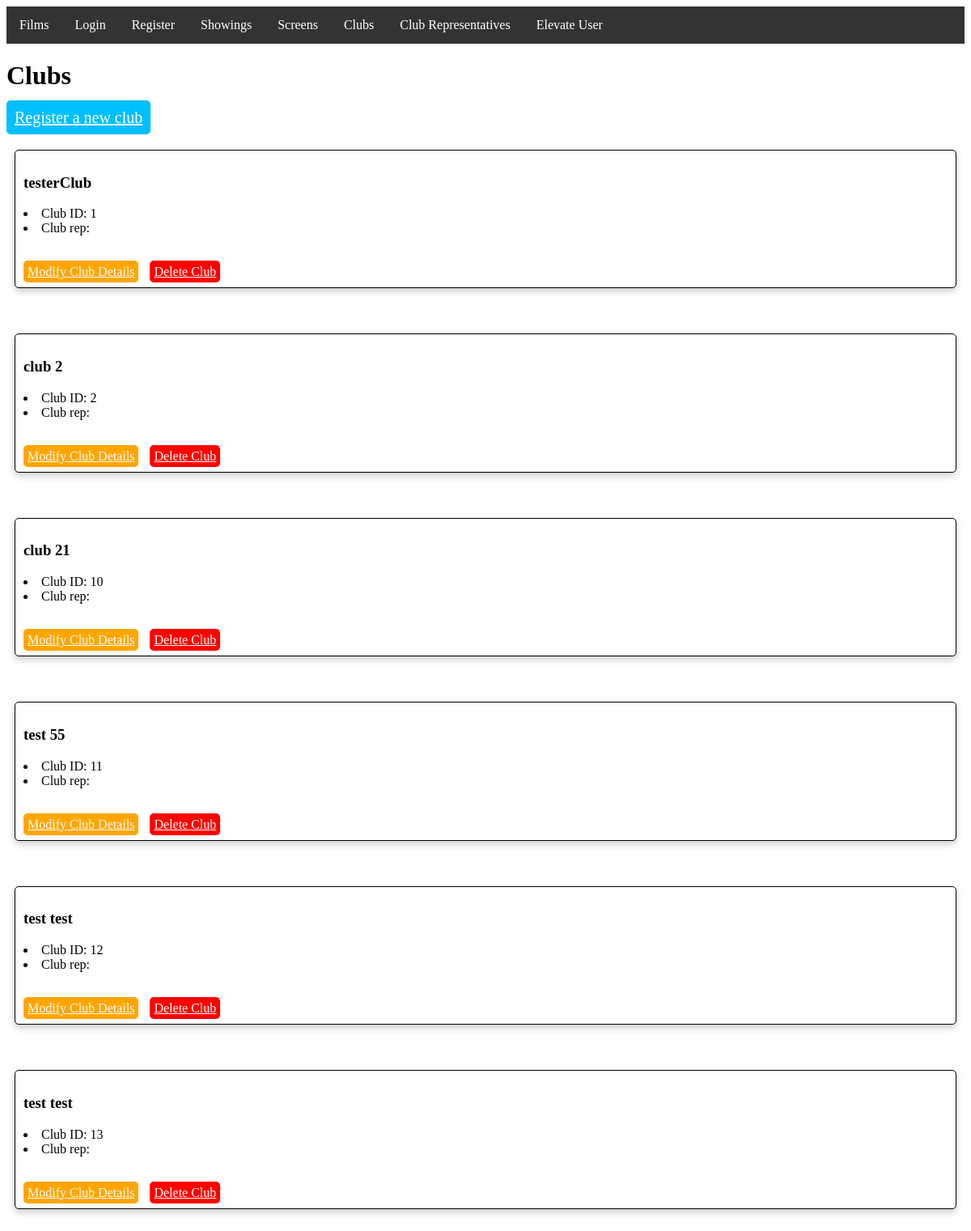
Page /clubs/ on the committed database.
### UWEFlix/models.py (models this page shows, shortened)
class Club(models.Model):
    address = models.ForeignKey(Address, on_delete=models.CASCADE, null=True)
    contact_details = models.ForeignKey(ContactDetails, on_delete=models.CASCADE, null=True)
    club_name = models.CharField(max_length=255)

### UWEFlix/views.py (the view)
# urls.py: path('clubs/', views.show_clubs, name='clubs'),
def show_clubs(request):
    queryset = Club.objects.all()
    return render(request, 'UWEFlix/clubs.html', {
        'clubs': list(queryset)
    })

### UWEFlix/templates/UWEFlix/clubs.html (shortened to what this page needs)
{% extends 'UWEFlix/navbar.html' %}
{% block content %}
<html>
  <head>
    <link rel="stylesheet" href="/static/films.css">
  </head>
  <body>
    <h1>Clubs</h1>
    <a href="{% url 'add_club' %}" class="btn btn-primary add-film-btn">Register a new club</a>
    <br><br>
      {% for club in clubs %}
        <div class="film-box">
          <div>
            <h3>{{ club.club_name }}</h3>
            <li>Club ID: {{ club.id }}</li>
            <li>Club rep: {{ club.clubRep.first_name }}</li>
            <br><br>
            <a href="#" class="btn btn-secondary modify-film-btn">Modify Club Details</a>
            <a href="#" class="btn btn-danger delete-film-btn" onclick="return confirm('Are you sure you want to delete this film?');">Delete Club</a>
          </div>
        </div>
          <br><br>
      {% endfor %}
  </body>
</html>
{% endblock %}

### UWEFlix/static/films.css (style rules this page uses)
.film-box { border: 1px solid black; padding: 10px; margin: 10px; box-shadow: 0 4px 8px 0 rgba(0, 0, 0, 0.2); transition: 0.3s; border-radius: 5px; background-color: white; }
.add-film-btn { background-color: #00bfff; color: white; padding: 10px; font-size: 20px; border-radius: 5px; }
.modify-film-btn { background-color: #ffa500; color: white; padding: 5px; font-size: 16px; border-radius: 5px; margin-right: 10px; }
.delete-film-btn { background-color: #ff0000; color: white; padding: 5px; font-size: 16px; border-radius: 5px; }

### rows in the picture
Club: club_name "testerClub", id "1"
Club: club_name "club 2", id "2"
Club: club_name "club 21", id "10"
Club: club_name "test 55", id "11"
Club: club_name "test test", id "12"
Club: club_name "test test", id "13"
